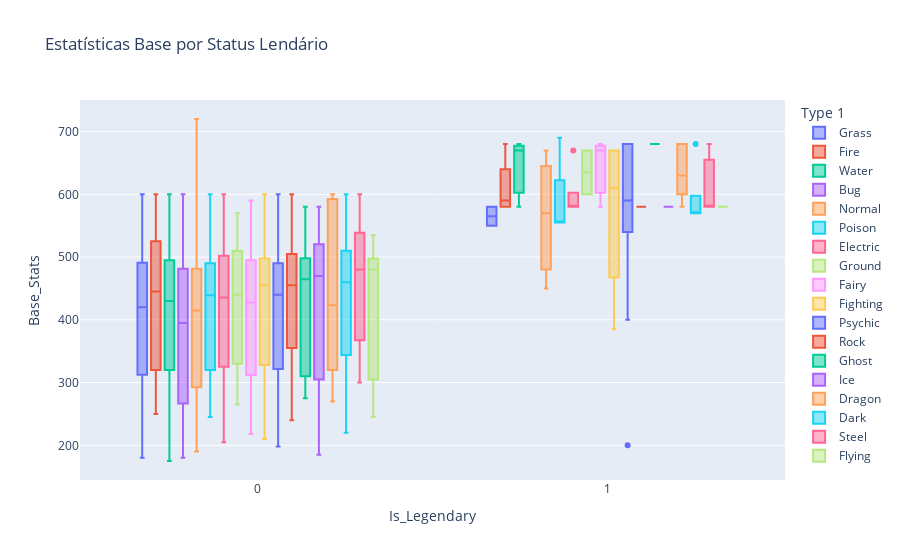

The notebook cell saved with this chart:
### Code cell
legends_per_type

### Figure 1 — Plotly figure (JSON) as saved in the notebook; plotly's stock layout.template omitted (floating-point values rounded to 4 significant figures; data arrays with more than 128 entries replaced by an {"elided": "..."} marker saying what was removed)
{"data": [{"alignmentgroup": "True", "hovertemplate": "Type 1=Grass<br>Is_Legendary=%{x}<br>Base_Stats=%{y}<extra></extra>", "legendgroup": "Grass", "marker": {"color": "#636efa"}, "name": "Grass", "notched": false, "offsetgroup": "Grass", "orientation": "v", "showlegend": true, "type": "box", "x": [0, 0, 0, 0, 0, 0, 0, 0, 0, 0, 0, 0, 0, 0, 0, 0, 0, 0, 0, 0, 0, 0, 0, 0, 0, 0, 0, 0, 0, 0, 0, 0, 0, 0, 0, 0, 0, 0, 0, 0, 0, 0, 0, 0, 0, 0, 0, 0, 0, 0, 0, 0, 0, 0, 0, 0, 0, 0, 0, 0, 1, 0, 0, 0, 0, 0, 0, 0, 0, 0, 0, 0, 0, 0, 0, 0, 0, 0, 0, 0, 0, 0, 0, 0, 0, 0, 0, 0, 0, 0, 0, 0, 0, 0, 0, 0, 0, 0, 0, 0, 0, 1, 0], "x0": " ", "xaxis": "x", "y": [318, 405, 525, 320, 395, 490, 300, 390, 490, 325, 530, 435, 318, 405, 525, 490, 250, 340, 460, 180, 425, 310, 405, 530, 220, 340, 480, 295, 460, 400, 335, 475, 460, 318, 405, 525, 280, 515, 275, 450, 454, 334, 494, 535, 525, 600, 308, 413, 528, 316, 498, 280, 480, 280, 480, 461, 294, 464, 305, 489, 580, 313, 405, 530, 350, 531, 320, 420, 530, 250, 480, 285, 405, 210, 290, 510, 570, 570, 310, 420, 530, 250, 460, 260, 485, 485, 310, 410, 530, 260, 354, 510, 275, 480, 304, 486, 570, 590, 485, 308, 508, 550, 540], "y0": " ", "yaxis": "y"}, {"alignmentgroup": "True", "hovertemplate": "Type 1=Fire<br>Is_Legendary=%{x}<br>Base_Stats=%{y}<extra></extra>", "legendgroup": "Fire", "marker": {"color": "#EF553B"}, "name": "Fire", "notched": false, "offsetgroup": "Fire", "orientation": "v", "showlegend": true, "type": "box", "x": [0, 0, 0, 0, 0, 0, 0, 0, 0, 0, 0, 1, 0, 0, 0, 0, 0, 0, 1, 1, 0, 0, 0, 0, 0, 0, 0, 0, 0, 0, 1, 0, 0, 0, 0, 0, 0, 0, 0, 0, 0, 0, 0, 0, 0, 0, 0, 0, 0, 0, 0, 0, 0, 0, 0, 0, 0, 0, 0, 0, 0, 0, 0, 0, 0, 0], "x0": " ", "xaxis": "x", "y": [309, 405, 534, 299, 505, 350, 555, 410, 500, 495, 525, 580, 309, 405, 534, 250, 430, 365, 580, 680, 310, 405, 530, 305, 460, 470, 309, 405, 534, 540, 600, 308, 418, 528, 316, 498, 315, 480, 484, 307, 409, 534, 382, 499, 369, 507, 600, 320, 420, 530, 476, 485, 570, 310, 420, 530, 305, 525, 310, 411, 530, 255, 525, 525, 570, 590], "y0": " ", "yaxis": "y"}, {"alignmentgroup": "True", "hovertemplate": "Type 1=Water<br>Is_Legendary=%{x}<br>Base_Stats=%{y}<extra></extra>", "legendgroup": "Water", "marker": {"color": "#00cc96"}, "name": "Water", "notched": false, "offsetgroup": "Water", "orientation": "v", "showlegend": true, "type": "box", "x": {"elided": "134 int values"}, "x0": " ", "xaxis": "x", "y": {"elided": "134 int values"}, "y0": " ", "yaxis": "y"}, {"alignmentgroup": "True", "hovertemplate": "Type 1=Bug<br>Is_Legendary=%{x}<br>Base_Stats=%{y}<extra></extra>", "legendgroup": "Bug", "marker": {"color": "#ab63fa"}, "name": "Bug", "notched": false, "offsetgroup": "Bug", "orientation": "v", "showlegend": true, "type": "box", "x": [0, 0, 0, 0, 0, 0, 0, 0, 0, 0, 0, 0, 0, 0, 0, 0, 0, 0, 0, 0, 0, 0, 0, 0, 0, 0, 0, 0, 0, 0, 0, 0, 0, 0, 0, 0, 0, 0, 0, 0, 0, 0, 0, 0, 0, 0, 0, 0, 0, 0, 0, 0, 0, 0, 0, 0, 0, 0, 0, 0, 0, 0, 0, 0, 0, 0, 0, 0, 0, 0, 0, 0, 0, 0, 0, 0, 0, 0, 0, 0, 0, 0, 0], "x0": " ", "xaxis": "x", "y": [195, 205, 395, 195, 205, 395, 285, 405, 305, 450, 500, 500, 265, 390, 250, 400, 390, 290, 465, 500, 505, 500, 195, 205, 395, 205, 385, 269, 454, 266, 456, 236, 430, 430, 194, 384, 224, 424, 424, 244, 474, 515, 310, 380, 500, 260, 360, 485, 325, 485, 315, 495, 319, 472, 305, 495, 484, 360, 550, 600, 200, 213, 411, 300, 400, 500, 304, 464, 230, 530, 570, 570, 180, 335, 505, 500, 210, 404, 210, 450, 270, 470, 570], "y0": " ", "yaxis": "y"}, {"alignmentgroup": "True", "hovertemplate": "Type 1=Normal<br>Is_Legendary=%{x}<br>Base_Stats=%{y}<extra></extra>", "legendgroup": "Normal", "marker": {"color": "#FFA15A"}, "name": "Normal", "notched": false, "offsetgroup": "Normal", "orientation": "v", "showlegend": true, "type": "box", "x": [0, 0, 0, 0, 0, 0, 0, 0, 0, 0, 0, 0, 0, 0, 0, 0, 0, 0, 0, 0, 0, 0, 0, 0, 0, 0, 0, 0, 0, 0, 0, 0, 0, 0, 0, 0, 0, 0, 0, 0, 0, 0, 0, 0, 0, 0, 0, 0, 0, 0, 0, 0, 0, 0, 0, 0, 0, 0, 0, 0, 0, 0, 0, 0, 0, 0, 0, 0, 0, 0, 1, 0, 0, 0, 0, 0, 0, 0, 0, 0, 0, 0, 0, 0, 0, 0, 0, 0, 0, 0, 0, 0, 0, 0, 0, 0, 0, 0, 0, 0, 0, 0, 1, 0, 0, 0, 0, 0, 0, 0, 0, 0, 0, 0, 0, 0, 0, 1], "x0": " ", "xaxis": "x", "y": [251, 349, 479, 253, 413, 262, 442, 270, 435, 290, 440, 377, 310, 470, 385, 450, 490, 490, 288, 325, 395, 540, 215, 415, 262, 452, 210, 360, 455, 415, 330, 500, 515, 465, 250, 490, 540, 240, 420, 270, 455, 280, 440, 670, 240, 360, 490, 190, 260, 400, 360, 310, 458, 420, 440, 245, 340, 485, 250, 410, 482, 350, 480, 310, 452, 220, 411, 390, 515, 535, 670, 720, 255, 420, 275, 370, 500, 264, 358, 488, 445, 300, 470, 335, 475, 490, 350, 510, 600, 237, 423, 278, 472, 265, 355, 485, 253, 418, 340, 500, 490, 534, 570, 480, 485, 275, 460, 270, 490, 525, 254, 489, 305, 470, 417, 520, 520, 450], "y0": " ", "yaxis": "y"}, {"alignmentgroup": "True", "hovertemplate": "Type 1=Poison<br>Is_Legendary=%{x}<br>Base_Stats=%{y}<extra></extra>", "legendgroup": "Poison", "marker": {"color": "#19d3f3"}, "name": "Poison", "notched": false, "offsetgroup": "Poison", "orientation": "v", "showlegend": true, "type": "box", "x": [0, 0, 0, 0, 0, 0, 0, 0, 0, 0, 0, 0, 0, 0, 0, 0, 0, 0, 0, 0, 0, 0, 0, 0, 0, 0, 0, 0, 0, 0, 0, 0, 0, 0, 1, 0, 0, 0, 1, 1, 1, 0], "x0": " ", "xaxis": "x", "y": [288, 448, 275, 365, 505, 273, 365, 505, 245, 455, 325, 500, 340, 490, 535, 302, 467, 458, 329, 479, 330, 500, 300, 490, 329, 474, 320, 494, 305, 495, 320, 480, 420, 540, 690, 290, 485, 430, 555, 555, 555, 600], "y0": " ", "yaxis": "y"}, {"alignmentgroup": "True", "hovertemplate": "Type 1=Electric<br>Is_Legendary=%{x}<br>Base_Stats=%{y}<extra></extra>", "legendgroup": "Electric", "marker": {"color": "#FF6692"}, "name": "Electric", "notched": false, "offsetgroup": "Electric", "orientation": "v", "showlegend": true, "type": "box", "x": [0, 0, 0, 0, 0, 0, 0, 0, 1, 0, 0, 0, 0, 0, 1, 0, 0, 0, 0, 0, 0, 0, 0, 0, 0, 0, 0, 0, 0, 0, 0, 0, 1, 0, 0, 0, 0, 0, 0, 0, 0, 0, 0, 0, 0, 0, 0, 0, 1, 0, 0, 0, 0, 0, 0, 0, 0, 1, 0], "x0": " ", "xaxis": "x", "y": [320, 485, 325, 465, 330, 490, 490, 525, 580, 205, 280, 365, 510, 360, 580, 295, 475, 405, 405, 263, 363, 523, 405, 535, 540, 440, 295, 497, 428, 275, 405, 515, 580, 289, 481, 431, 435, 570, 570, 600, 270, 490, 242, 502, 435, 436, 505, 505, 580, 240, 350, 490, 272, 495, 280, 490, 570, 670, 590], "y0": " ", "yaxis": "y"}, {"alignmentgroup": "True", "hovertemplate": "Type 1=Ground<br>Is_Legendary=%{x}<br>Base_Stats=%{y}<extra></extra>", "legendgroup": "Ground", "marker": {"color": "#B6E880"}, "name": "Ground", "notched": false, "offsetgroup": "Ground", "orientation": "v", "showlegend": true, "type": "box", "x": [0, 0, 0, 0, 0, 0, 0, 0, 0, 0, 0, 0, 0, 0, 0, 0, 1, 0, 0, 0, 0, 0, 0, 0, 0, 0, 0, 0, 0, 1, 0, 0, 0, 0, 0, 0, 0, 0, 0, 0], "x0": " ", "xaxis": "x", "y": [300, 450, 265, 425, 320, 425, 345, 485, 430, 330, 500, 290, 340, 520, 300, 500, 670, 330, 525, 535, 510, 328, 508, 292, 351, 519, 471, 303, 483, 600, 385, 500, 315, 510, 483, 550, 335, 515, 570, 570], "y0": " ", "yaxis": "y"}, {"alignmentgroup": "True", "hovertemplate": "Type 1=Fairy<br>Is_Legendary=%{x}<br>Base_Stats=%{y}<extra></extra>", "legendgroup": "Fairy", "marker": {"color": "#FF97FF"}, "name": "Fairy", "notched": false, "offsetgroup": "Fairy", "orientation": "v", "showlegend": true, "type": "box", "x": [0, 0, 0, 0, 0, 0, 0, 0, 0, 0, 0, 0, 0, 0, 0, 0, 1, 0, 0, 0, 1, 1, 0, 0, 0, 0, 0, 0, 0], "x0": " ", "xaxis": "x", "y": [323, 483, 218, 245, 405, 300, 450, 545, 303, 371, 552, 341, 462, 341, 480, 525, 680, 485, 270, 495, 670, 580, 312, 477, 297, 380, 506, 570, 590], "y0": " ", "yaxis": "y"}, {"alignmentgroup": "True", "hovertemplate": "Type 1=Fighting<br>Is_Legendary=%{x}<br>Base_Stats=%{y}<extra></extra>", "legendgroup": "Fighting", "marker": {"color": "#FECB52"}, "name": "Fighting", "notched": false, "offsetgroup": "Fighting", "orientation": "v", "showlegend": true, "type": "box", "x": [0, 0, 0, 0, 0, 0, 0, 0, 0, 0, 0, 0, 0, 0, 0, 0, 0, 0, 0, 0, 0, 0, 0, 0, 0, 0, 0, 0, 0, 0, 0, 0, 0, 1, 1, 1, 0, 0, 0, 1], "x0": " ", "xaxis": "x", "y": [305, 455, 305, 405, 505, 455, 455, 210, 455, 237, 474, 280, 410, 285, 525, 305, 405, 505, 465, 465, 350, 510, 348, 495, 500, 338, 478, 490, 600, 310, 480, 318, 470, 670, 385, 550, 510, 535, 570, 670], "y0": " ", "yaxis": "y"}, {"alignmentgroup": "True", "hovertemplate": "Type 1=Psychic<br>Is_Legendary=%{x}<br>Base_Stats=%{y}<extra></extra>", "legendgroup": "Psychic", "marker": {"color": "#636efa"}, "name": "Psychic", "notched": false, "offsetgroup": "Psychic", "orientation": "v", "showlegend": true, "type": "box", "x": [0, 0, 0, 0, 0, 0, 1, 0, 0, 0, 0, 0, 0, 1, 0, 0, 0, 0, 0, 0, 0, 0, 0, 0, 0, 0, 1, 1, 1, 1, 0, 0, 0, 0, 0, 0, 0, 0, 0, 0, 0, 0, 0, 0, 0, 0, 0, 0, 1, 1, 1, 1, 1, 0, 0, 0, 0, 1, 0, 0], "x0": " ", "xaxis": "x", "y": [310, 400, 500, 328, 483, 460, 680, 600, 320, 470, 525, 336, 405, 680, 600, 198, 278, 518, 330, 470, 455, 260, 600, 285, 310, 518, 580, 580, 580, 600, 600, 292, 487, 323, 425, 490, 290, 390, 490, 290, 370, 490, 335, 485, 355, 466, 600, 570, 200, 400, 680, 680, 600, 265, 370, 510, 475, 500, 255, 481], "y0": " ", "yaxis": "y"}, {"alignmentgroup": "True", "hovertemplate": "Type 1=Rock<br>Is_Legendary=%{x}<br>Base_Stats=%{y}<extra></extra>", "legendgroup": "Rock", "marker": {"color": "#EF553B"}, "name": "Rock", "notched": false, "offsetgroup": "Rock", "orientation": "v", "showlegend": true, "type": "box", "x": [0, 0, 0, 0, 0, 0, 0, 0, 0, 0, 0, 0, 0, 0, 0, 0, 0, 0, 0, 0, 1, 0, 0, 0, 0, 0, 0, 0, 0, 0, 0, 0, 1, 0, 0, 0, 0, 0, 0, 0, 0, 0, 0, 0, 0, 0, 0, 0, 0, 0, 0, 0, 0, 0, 0, 0, 0, 0], "x0": " ", "xaxis": "x", "y": [300, 390, 495, 385, 355, 495, 355, 495, 515, 410, 300, 410, 600, 375, 460, 460, 355, 495, 355, 495, 580, 350, 495, 350, 495, 290, 525, 280, 390, 515, 401, 567, 580, 306, 500, 362, 521, 362, 521, 500, 600, 280, 487, 440, 570, 570, 240, 410, 510, 470, 280, 355, 500, 450, 350, 525, 570, 590], "y0": " ", "yaxis": "y"}, {"alignmentgroup": "True", "hovertemplate": "Type 1=Ghost<br>Is_Legendary=%{x}<br>Base_Stats=%{y}<extra></extra>", "legendgroup": "Ghost", "marker": {"color": "#00cc96"}, "name": "Ghost", "notched": false, "offsetgroup": "Ghost", "orientation": "v", "showlegend": true, "type": "box", "x": [0, 0, 0, 0, 0, 0, 0, 0, 0, 0, 0, 0, 0, 1, 0, 0, 0, 0, 0, 0, 0, 0, 0, 0, 0, 0, 0, 0, 0, 0, 0, 0, 0, 0, 0], "x0": " ", "xaxis": "x", "y": [310, 405, 500, 435, 295, 455, 295, 455, 348, 498, 495, 485, 525, 680, 303, 483, 275, 370, 520, 309, 474, 335, 494, 320, 480, 476, 517, 308, 508, 510, 580, 290, 488, 570, 300], "y0": " ", "yaxis": "y"}, {"alignmentgroup": "True", "hovertemplate": "Type 1=Ice<br>Is_Legendary=%{x}<br>Base_Stats=%{y}<extra></extra>", "legendgroup": "Ice", "marker": {"color": "#ab63fa"}, "name": "Ice", "notched": false, "offsetgroup": "Ice", "orientation": "v", "showlegend": true, "type": "box", "x": [0, 1, 0, 0, 0, 0, 0, 0, 0, 0, 0, 1, 0, 0, 0, 0, 0, 0, 0, 0, 0, 0, 0, 0, 0, 0, 0, 0, 0, 0, 0], "x0": " ", "xaxis": "x", "y": [455, 580, 250, 450, 330, 305, 300, 480, 290, 410, 530, 580, 525, 530, 480, 305, 395, 535, 305, 505, 515, 304, 514, 520, 185, 475, 470, 580, 334, 521, 570], "y0": " ", "yaxis": "y"}, {"alignmentgroup": "True", "hovertemplate": "Type 1=Dragon<br>Is_Legendary=%{x}<br>Base_Stats=%{y}<extra></extra>", "legendgroup": "Dragon", "marker": {"color": "#FFA15A"}, "name": "Dragon", "notched": false, "offsetgroup": "Dragon", "orientation": "v", "showlegend": true, "type": "box", "x": [0, 0, 0, 0, 0, 0, 0, 1, 1, 1, 0, 0, 0, 0, 0, 0, 0, 1, 1, 1, 0, 0, 0, 1, 0, 0, 0, 0, 0, 0, 1, 0, 0, 0, 0, 0, 0], "x0": " ", "xaxis": "x", "y": [300, 420, 600, 490, 300, 420, 600, 600, 600, 680, 300, 410, 600, 320, 410, 540, 485, 680, 680, 660, 300, 452, 600, 600, 300, 420, 600, 270, 410, 600, 580, 501, 475, 320, 423, 600, 590], "y0": " ", "yaxis": "y"}, {"alignmentgroup": "True", "hovertemplate": "Type 1=Dark<br>Is_Legendary=%{x}<br>Base_Stats=%{y}<extra></extra>", "legendgroup": "Dark", "marker": {"color": "#19d3f3"}, "name": "Dark", "notched": false, "offsetgroup": "Dark", "orientation": "v", "showlegend": true, "type": "box", "x": [0, 0, 0, 0, 0, 0, 0, 0, 0, 0, 0, 0, 0, 0, 0, 0, 0, 0, 0, 0, 0, 0, 0, 0, 0, 0, 0, 1, 0, 0, 0, 0, 0, 0, 0, 0, 0, 0, 0, 0, 0, 1, 1, 1, 1], "x0": " ", "xaxis": "x", "y": [525, 405, 430, 330, 500, 220, 420, 380, 465, 505, 510, 600, 281, 446, 348, 488, 330, 510, 340, 490, 370, 510, 300, 420, 600, 288, 482, 680, 570, 245, 455, 265, 370, 510, 520, 600, 510, 340, 505, 550, 570, 570, 570, 570, 570], "y0": " ", "yaxis": "y"}, {"alignmentgroup": "True", "hovertemplate": "Type 1=Steel<br>Is_Legendary=%{x}<br>Base_Stats=%{y}<extra></extra>", "legendgroup": "Steel", "marker": {"color": "#FF6692"}, "name": "Steel", "notched": false, "offsetgroup": "Steel", "orientation": "v", "showlegend": true, "type": "box", "x": [0, 0, 0, 0, 0, 0, 0, 0, 0, 1, 0, 0, 0, 1, 0, 0, 0, 1, 0, 0, 0, 0, 0, 0, 0, 0, 0, 0, 0, 0, 0, 0, 0, 0, 0, 0], "x0": " ", "xaxis": "x", "y": [510, 465, 380, 330, 430, 530, 300, 420, 600, 580, 600, 300, 500, 680, 300, 440, 520, 580, 325, 448, 520, 470, 570, 600, 300, 600, 440, 330, 500, 535, 300, 500, 480, 550, 600, 590], "y0": " ", "yaxis": "y"}, {"alignmentgroup": "True", "hovertemplate": "Type 1=Flying<br>Is_Legendary=%{x}<br>Base_Stats=%{y}<extra></extra>", "legendgroup": "Flying", "marker": {"color": "#B6E880"}, "name": "Flying", "notched": false, "offsetgroup": "Flying", "orientation": "v", "showlegend": true, "type": "box", "x": [1, 0, 0, 0, 0, 0, 0, 0, 0], "x0": " ", "xaxis": "x", "y": [580, 245, 535, 245, 365, 495, 475, 485, 500], "y0": " ", "yaxis": "y"}], "layout": {"boxmode": "group", "legend": {"title": {"text": "Type 1"}, "tracegroupgap": 0}, "title": {"text": "Estatísticas Base por Status Lendário"}, "xaxis": {"anchor": "y", "domain": [0, 1], "title": {"text": "Is_Legendary"}}, "yaxis": {"anchor": "x", "domain": [0, 1], "title": {"text": "Base_Stats"}}}}
